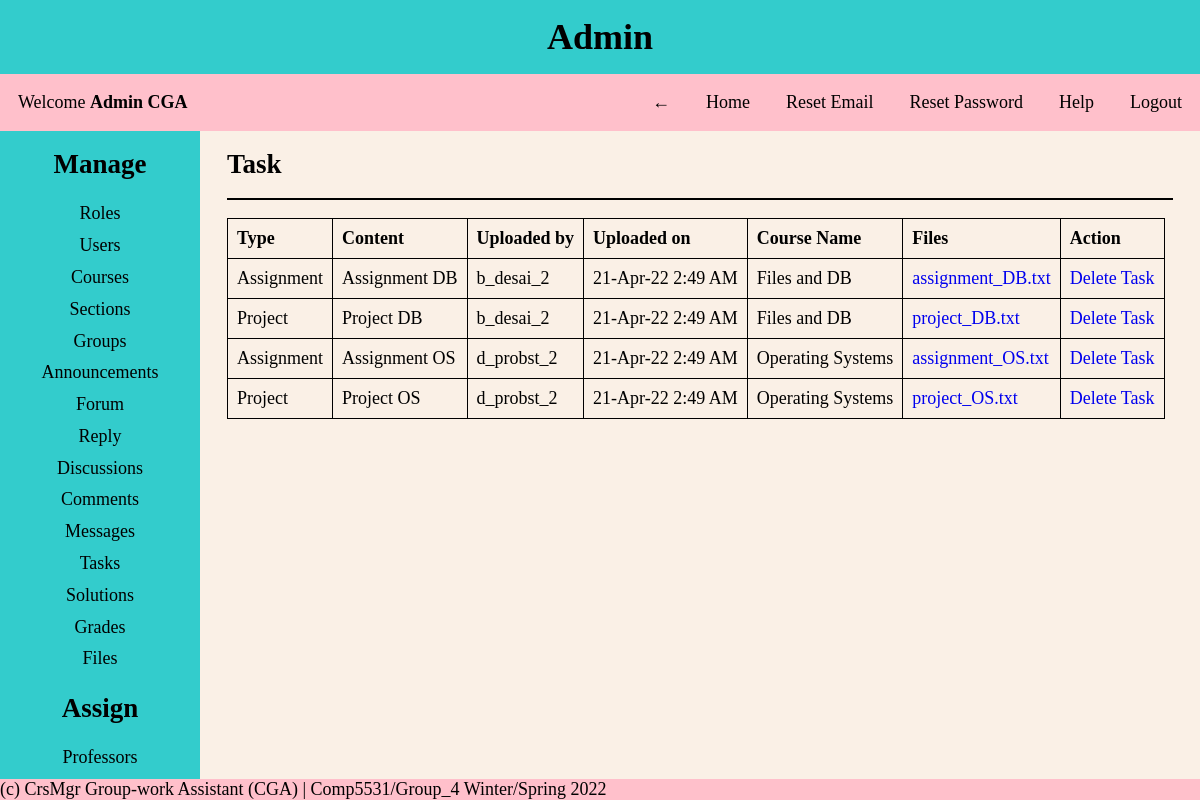
/pages/admin.php?page=task (signed in), run on an earlier commit of the app's database.
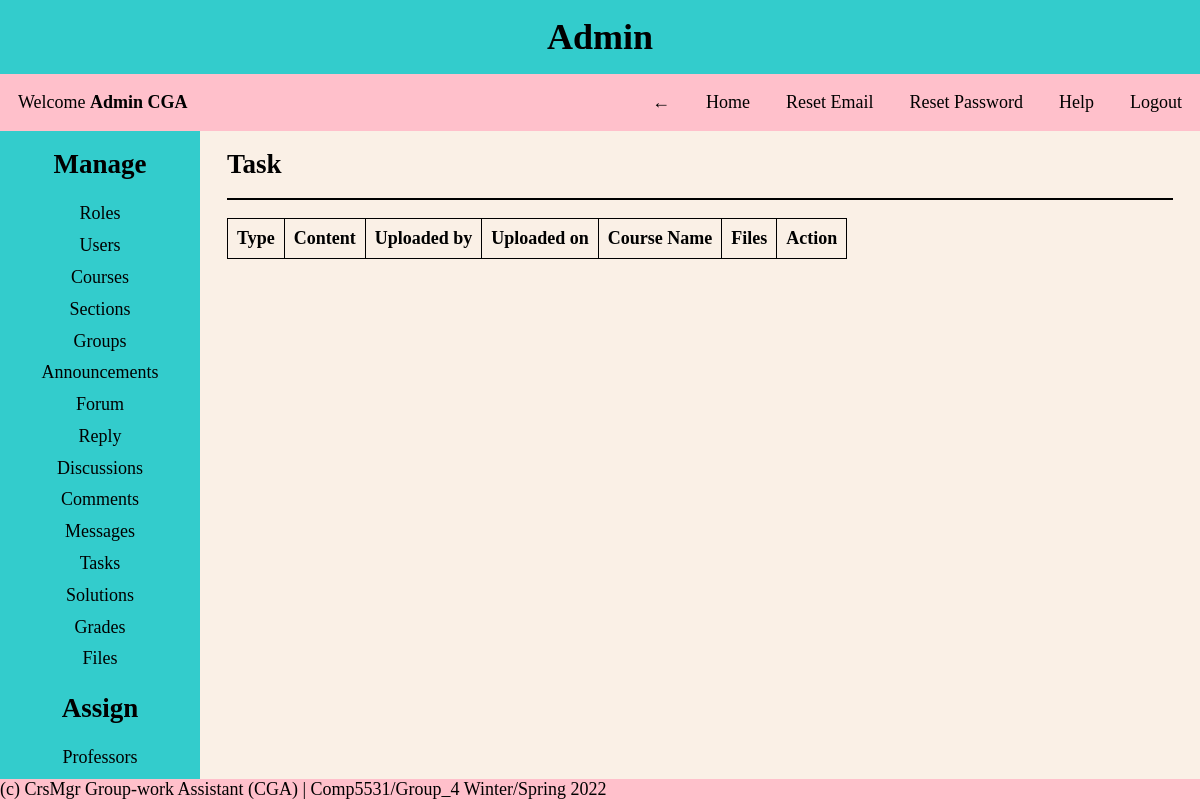
And on a later commit of the database.
### tables this page shows
CREATE TABLE Task
(
  task_id INT NOT NULL AUTO_INCREMENT PRIMARY KEY,
  task_type VARCHAR(30) NOT NULL,
  task_content VARCHAR(255) NOT NULL UNIQUE,
  task_deadline DATETIME NOT NULL,
  file_id INT NOT NULL,
  course_id INT NOT NULL,
  FOREIGN KEY (file_id) REFERENCES Files(file_id),
  FOREIGN KEY (course_id) REFERENCES Course(course_id)
);

CREATE TABLE Users
(
  user_id INT NOT NULL AUTO_INCREMENT PRIMARY KEY,
  first_name VARCHAR(30) NOT NULL,
  last_name VARCHAR(30) NOT NULL,
  dob DATE NOT NULL,
  email VARCHAR(30) NOT NULL UNIQUE,
  username VARCHAR(30) NOT NULL UNIQUE,
  password VARCHAR(30) NOT NULL,
  created_on DATETIME DEFAULT CURRENT_TIMESTAMP,
  first_login TINYINT NOT NULL,
  role_id INT NOT NULL,
  FOREIGN KEY (role_id) REFERENCES Roles(role_id)
);

CREATE TABLE Files
(
  file_id INT NOT NULL AUTO_INCREMENT PRIMARY KEY,
  file_name VARCHAR(30) NOT NULL,
  file_content VARCHAR(255) NOT NULL,
  file_type VARCHAR(30) NOT NULL,
  file_size INT NOT NULL,
  uploaded_by_uid INT NOT NULL,
  uploaded_on DATETIME DEFAULT CURRENT_TIMESTAMP
);

CREATE TABLE Course
(
  course_id INT NOT NULL AUTO_INCREMENT PRIMARY KEY,
  course_name VARCHAR(30) NOT NULL UNIQUE,
  course_number INT NOT NULL UNIQUE
);

### helper/functions.php (called while the page is built, shortened)
<?php
function date_convert($date)
{
    $date = strtotime($date);
    return date('d-M-y g:i A', $date);
}

### CRUD/task.php (the view, shortened to what this page needs)
<div class="content-body">
    <?php
    $query = "SELECT * FROM task as t
    JOIN files as f ON f.file_id = t.file_id
    JOIN course as c ON c.course_id = t.course_id
    JOIN users as u ON u.user_id = f.uploaded_by_uid
    ORDER BY t.task_id ASC";
    $task = mysqli_query($conn, $query);
    ?>
    <h2>Task</h2>
    <hr>
    <table>
        <thead>
            <tr>
                <th>Type</th>
                <th>Content</th>
                <th>Uploaded by</th>
                <th>Uploaded on</th>
                <th>Course Name</th>
                <th>Files</th>
                <th>Action</th>
            </tr>
        </thead>
        <tbody>
            <?php foreach ($task as $row) {
                $id = $row['task_id'];
                $type = $row['task_type'];
                $content = $row['task_content'];
                $uploaded_by = $row['username'];
                $uploaded_on = date_convert($row['uploaded_on']);
                $course_name = $row['course_name'];
                $file_id = $row['file_id'];
                $file_name = $row['file_name'];
            ?>
                <tr>
                    <td><?= $type ?></td>
                    <td><?= $content ?></td>
                    <td><?= $uploaded_by ?></td>
                    <td><?= $uploaded_on ?></td>
                    <td><?= $course_name ?></td>
                    <td><a href='?page=task&download_file=<?= $file_id ?>'><?= $file_name ?></a></td>
                    <td><a href="?page=task&delete_id=<?= $id ?>&file_id=<?= $file_id ?>" onclick="return confirm('Are you sure you want to delete?')">Delete Task</a></td>
                </tr>
            <?php } ?>
        </tbody>
    </table>
</div>

What changed in the data, as far as the page shows it:
removed task: task_type "Assignment", task_content "Assignment DB", users.username "b_desai_2", file.uploaded_on "21-Apr-22 2:49 AM", course.course_name "Files and DB", file.file_name "assignment_DB.txt"
removed task: task_type "Project", task_content "Project DB", users.username "b_desai_2", file.uploaded_on "21-Apr-22 2:49 AM", course.course_name "Files and DB", file.file_name "project_DB.txt"
removed task: task_type "Assignment", task_content "Assignment OS", users.username "d_probst_2", file.uploaded_on "21-Apr-22 2:49 AM", course.course_name "Operating Systems", file.file_name "assignment_OS.txt"
removed task: task_type "Project", task_content "Project OS", users.username "d_probst_2", file.uploaded_on "21-Apr-22 2:49 AM", course.course_name "Operating Systems", file.file_name "project_OS.txt"
